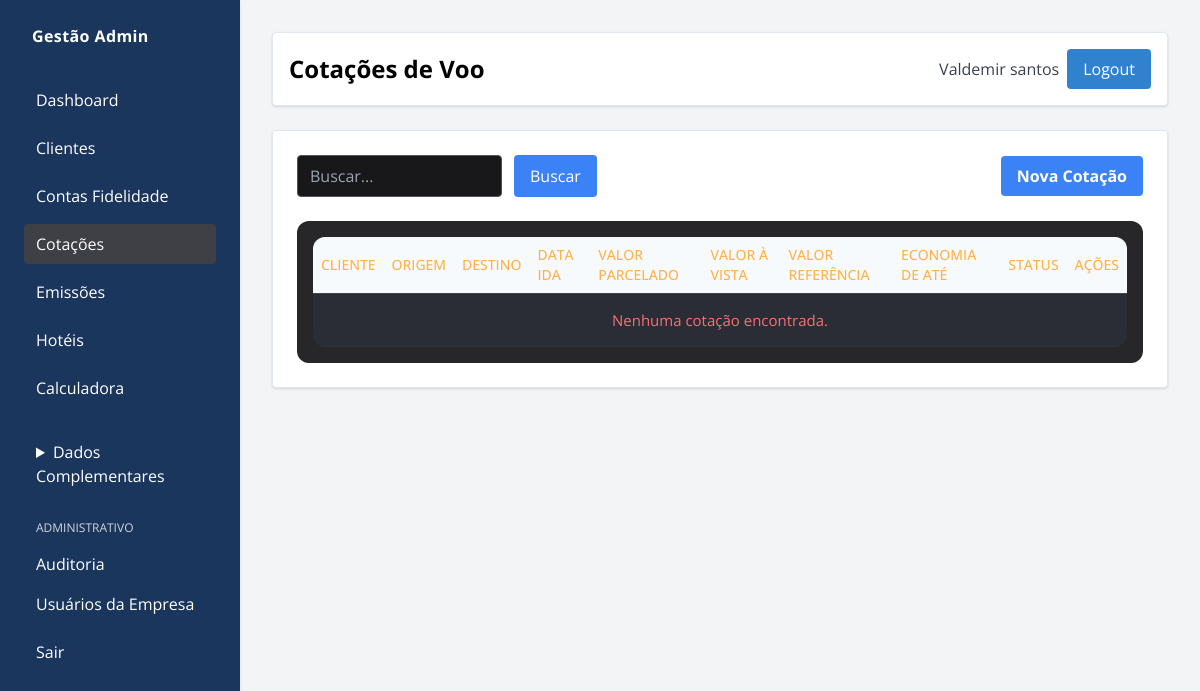
The app's page /adm/cotacoes-voo/ (signed in), older data.
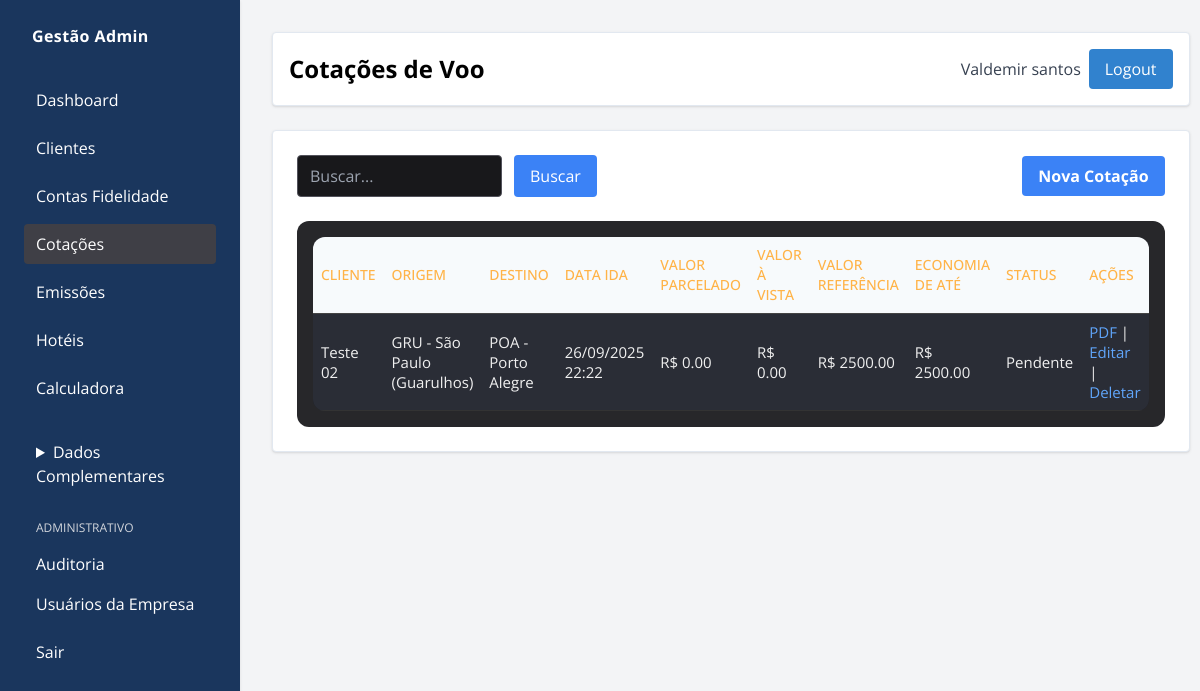
The same page, newer data.
### gestao/models/cotacao_voo.py (models this page shows, shortened)
class CotacaoVoo(models.Model):
    STATUS_CHOICES = (
        ("pendente", "Pendente"),
        ("aceita", "Aceita"),
        ("rejeitada", "Rejeitada"),
        ("emissao", "Emissão"),
    )
    cliente = models.ForeignKey(Cliente, on_delete=models.CASCADE)
    companhia_aerea = models.CharField(max_length=100, blank=True)
    origem = models.ForeignKey(
        Aeroporto,
        related_name="cotacoes_origem",
        on_delete=models.SET_NULL,
        null=True,
        blank=True,
    )
    destino = models.ForeignKey(
        Aeroporto,
        related_name="cotacoes_destino",
        on_delete=models.SET_NULL,
        null=True,
        blank=True,
    )
    data_ida = models.DateTimeField()
    data_volta = models.DateTimeField(null=True, blank=True)
    programa = models.ForeignKey(
        ProgramaFidelidade, on_delete=models.SET_NULL, null=True, blank=True
    )
    qtd_passageiros = models.PositiveIntegerField(default=1)
    classe = models.CharField(max_length=50, blank=True)
    observacoes = models.TextField(blank=True)
    valor_passagem = models.DecimalField(max_digits=10, decimal_places=2)
    taxas = models.DecimalField(max_digits=10, decimal_places=2, default=0)
    milhas = models.IntegerField(default=0)
    valor_milheiro = models.DecimalField(max_digits=10, decimal_places=2, default=0)
    parcelas = models.IntegerField(default=1)
    juros = models.DecimalField(max_digits=5, decimal_places=2, default=1.00)
    desconto = models.DecimalField(max_digits=5, decimal_places=2, default=1.00)
    valor_parcelado = models.DecimalField(max_digits=10, decimal_places=2, default=0)
    valor_vista = models.DecimalField(max_digits=10, decimal_places=2, default=0)
    validade = models.DateField(null=True, blank=True)
    status = models.CharField(max_length=20, choices=STATUS_CHOICES, default="pendente")
    economia = models.DecimalField(max_digits=10, decimal_places=2, default=0)
    emissao = models.OneToOneField(
        "EmissaoPassagem", on_delete=models.SET_NULL, null=True, blank=True
    )
    criado_em = models.DateTimeField(auto_now_add=True)

### gestao/models/cliente.py (models this page shows, shortened)
class Cliente(models.Model):
    usuario = models.OneToOneField(
        User, on_delete=models.CASCADE, related_name="cliente_gestao"
    )
    telefone = models.CharField(max_length=20, blank=True)
    data_nascimento = models.DateField(null=True, blank=True)
    cpf = models.CharField(max_length=14, default="000.000.000-00")
    PERFIS = (
        ("admin", "Administrador"),
        ("operador", "Operador"),
        ("cliente", "Cliente"),
    )
    perfil = models.CharField(max_length=10, choices=PERFIS, default="cliente")
    observacoes = models.TextField(blank=True)
    ativo = models.BooleanField(default=True)
    criado_por = models.ForeignKey(
        User, on_delete=models.CASCADE, related_name="usuarios_criados",
        null=True, blank=True
    )

### gestao/models/aeroporto.py (models this page shows)
class Aeroporto(models.Model):
    nome = models.CharField(max_length=200)
    sigla = models.CharField(max_length=10)
    cidade = models.CharField(max_length=200)
    estado = models.CharField(max_length=100)
    class Meta:
        ordering = ["sigla"]
    def __str__(self):
        return f"{self.sigla} - {self.nome}"

### gestao/views/cotacoes.py (the view, shortened to what this page needs)
@login_required
def admin_cotacoes_voo(request):
    if permission_denied := require_admin_or_operator(request):
        return permission_denied
    busca = request.GET.get("busca", "")
    cotacoes = CotacaoVoo.objects.all().select_related(
        "cliente__usuario", "origem", "destino"
    )
    return render(
        request,
        "admin_custom/cotacoes_voo.html",
        {"cotacoes": cotacoes, "busca": busca},
    )

### gestao/views/permissions.py (called while the page is built)
def require_admin_or_operator(request):
    if request.user.is_superuser:
        return None
    perfil = getattr(getattr(request.user, "cliente_gestao", None), "perfil", "")
    if perfil not in ["admin", "operador"]:
        return render(request, "sem_permissao.html")
    return None

### gestao/templates/admin_custom/cotacoes_voo.html (shortened to what this page needs)
{% extends "admin_custom/base_admin.html" %}
{% block header_title %}Cotações de Voo{% endblock %}
{% block menu_cotacoes_voo %}bg-zinc-700 text-white{% endblock %}
{% block content %}
<div class="flex justify-between items-center mb-6 flex-wrap gap-4">
    <form method="get" class="flex gap-3">
        <input type="text" name="busca" value="{{ busca }}" placeholder="Buscar..." class="bg-zinc-900 border border-zinc-600 rounded px-3 py-2" />
        <button type="submit" class="bg-blue-500 hover:bg-blue-600 text-white px-4 py-2 rounded">Buscar</button>
    </form>
    <a href="{% url 'admin_nova_cotacao_voo' %}" class="bg-blue-500 hover:bg-blue-600 text-white px-4 py-2 rounded font-bold">Nova Cotação</a>
</div>
<div class="bg-zinc-800 rounded-xl p-4 overflow-x-auto">
    <table class="min-w-full text-sm">
        <thead class="bg-zinc-700 text-zinc-200">
            <tr>
                <th class="p-2 text-left font-medium">Cliente</th>
                <th class="p-2 text-left font-medium">Origem</th>
                <th class="p-2 text-left font-medium">Destino</th>
                <th class="p-2 text-left font-medium">Data Ida</th>
                <th class="p-2 text-left font-medium">Valor Parcelado</th>
                <th class="p-2 text-left font-medium">Valor à Vista</th>
                <th class="p-2 text-left font-medium">Valor Referência</th>
                <th class="p-2 text-left font-medium">Economia de até</th>
                <th class="p-2 text-left font-medium">Status</th>
                <th class="p-2 text-left font-medium">Ações</th>
            </tr>
        </thead>
        <tbody>
            {% for c in cotacoes %}
            <tr class="border-b border-zinc-700">
                <td class="p-2">{{ c.cliente.usuario.get_full_name|default:c.cliente.usuario.username }}</td>
                <td class="p-2">{{ c.origem }}</td>
                <td class="p-2">{{ c.destino }}</td>
                <td class="p-2">{{ c.data_ida|date:"d/m/Y H:i" }}</td>
                <td class="p-2">R$ {{ c.valor_parcelado|floatformat:2 }}</td>
                <td class="p-2">R$ {{ c.valor_vista|floatformat:2 }}</td>
                <td class="p-2">R$ {{ c.valor_passagem|floatformat:2 }}</td>
                <td class="p-2">R$ {{ c.economia|floatformat:2 }}</td>
                <td class="p-2">{{ c.get_status_display }}</td>
                <td class="p-2">
                    <a href="{% url 'admin_cotacao_voo_pdf' c.id %}" class="text-blue-400">PDF</a> |
                    <a href="{% url 'admin_editar_cotacao_voo' c.id %}" class="text-blue-400">Editar</a> |
                    <a href="{% url 'admin_deletar_cotacao_voo' c.id %}" class="text-blue-400">Deletar</a>
                </td>
            </tr>
            {% empty %}
            <tr><td colspan="10" class="text-center text-red-400 py-4">Nenhuma cotação encontrada.</td></tr>
            {% endfor %}
        </tbody>
    </table>
</div>
{% endblock %}

### gestao/templates/admin_custom/base_admin.html (shortened to what this page needs)
{% load static %}
<!DOCTYPE html>
<html lang="pt-br">
<head>
    <script src="https://cdn.tailwindcss.com"></script>
    <link rel="stylesheet" href="{% static 'gestao/admin_custom.css' %}">
    <link rel="stylesheet" href="{% static 'gestao/css/tables.css' %}">
</head>
<body class="bg-gray-100 text-black flex" style="font-family: 'Open Sans', sans-serif;">
    <aside class="bg-[#1a365d] w-60 min-h-screen p-6 fixed shadow text-white">
        <div class="font-bold tracking-wide mb-8 pl-2">
            Gestão Admin
        </div>
        <nav class="flex flex-col space-y-2">
            {% if not request.user.is_superuser %}
                <a class="block px-3 py-2 rounded hover:bg-[#2c5282] {% block menu_dashboard %}{% endblock %}" href="{% url 'admin_dashboard' %}">Dashboard</a>
                <a class="block px-3 py-2 rounded hover:bg-[#2c5282] {% block menu_clientes %}{% endblock %}" href="{% url 'admin_clientes' %}">Clientes</a>
                <a class="block px-3 py-2 rounded hover:bg-[#2c5282] {% block menu_contas %}{% endblock %}" href="{% url 'admin_contas' %}">Contas Fidelidade</a>
                <a class="block px-3 py-2 rounded hover:bg-[#2c5282] {% block menu_cotacoes_voo %}{% endblock %}" href="{% url 'admin_cotacoes_voo' %}">Cotações</a>
                <a class="block px-3 py-2 rounded hover:bg-[#2c5282] {% block menu_emissoes %}{% endblock %}" href="{% url 'admin_emissoes' %}">Emissões</a>
                <a class="block px-3 py-2 rounded hover:bg-[#2c5282] {% block menu_hoteis %}{% endblock %}" href="{% url 'admin_hoteis' %}">Hotéis</a>
                <a class="block px-3 py-2 rounded hover:bg-[#2c5282] {% block menu_calculadora %}{% endblock %}" href="{% url 'admin_calculadora_cotacao' %}">Calculadora</a>
                <details class="pt-4 group" {% block dados_complementares_open %}{% endblock %}>
                    <summary class="px-3 py-2 rounded cursor-pointer hover:bg-[#2c5282] focus:outline-none">Dados Complementares</summary>
                </details>
            {% endif %}
            <div class="pt-4">
                <p class="px-3 text-gray-300 uppercase text-xs mb-2">Administrativo</p>
                <a class="block px-3 py-2 rounded hover:bg-[#2c5282] {% block menu_auditoria %}{% endblock %}" href="{% url 'admin_auditoria' %}">Auditoria</a>
                <a class="block px-3 py-2 rounded hover:bg-[#2c5282]" href="{% url 'user_list' %}">Usuários da Empresa</a>
            </div>
            <a class="block px-3 py-2 rounded hover:bg-[#2c5282]" href="{% url 'logout' %}">Sair</a>
        </nav>
    </aside>
    <main class="flex-1 ml-60 p-8">
        <header class="bg-white rounded p-4 mb-6 flex justify-between items-center shadow">
            <h1 class="text-2xl font-bold">{% block header_title %}Painel Administrativo{% endblock %}</h1>
            <div class="flex items-center space-x-2">
                <span class="text-gray-700">{{ request.user.get_full_name|default:request.user.username }}</span>
                <a href="{% url 'logout' %}" class="bg-[#3182ce] hover:bg-[#2c5282] text-white px-4 py-2 rounded">Logout</a>
            </div>
        </header>
        <section class="bg-white rounded shadow p-6">
            {% block content %}{% endblock %}
        </section>
    </main>
</body>
</html>

### gestao/static/admin_custom.css (style rules this page uses)
body { background-color: #f7fafc; color: #000000; font-family: 'Open Sans', sans-serif; }
main > header, main > section { background-color: #ffffff !important; border: 1px solid #e2e8f0 !important; }
table { width: 100%; border-collapse: collapse; background-color: #ffffff; }
th, td { padding: 10px; border-bottom: 1px solid #e2e8f0; }
th { background-color: #f7fafc; color: #000000; }
a { color: #3182ce; text-decoration: none; }
input, select, textarea { background-color: #ffffff; color: #000000; border: 1px solid #e2e8f0; border-radius: 0.375rem; padding: 0.5rem 0.75rem; }
button { background-color: #3182ce; color: #ffffff; border: none; padding: 0.5rem 1rem; border-radius: 0.375rem; font-weight: 500; cursor: pointer; }

### gestao/static/gestao/css/tables.css (style rules this page uses)
table { width: 100%; border-collapse: collapse; border-radius: 12px; overflow: hidden; background-color: #1f2128; color: #f0f0f0; }
table thead { background-color: #3a3e4c; }
table thead th { padding: 14px; text-align: left; font-size: 14px; text-transform: uppercase; color: #ffb347; border-bottom: 1px solid #444; }
table tbody tr { transition: background-color 0.2s ease; }
table tbody tr:nth-child(odd) { background-color: #2a2d36; }
table td { padding: 12px; border-bottom: 1px solid #333; font-size: 15px; }

Row changes from the older to the newer data that the page shows:
added CotacaoVoo: cliente.usuario.get_full_name "Teste 02", origem "GRU - São Paulo (Guarulhos)", destino "POA - Porto Alegre", data_ida "26/09/2025 22:22", valor_parcelado "0.00", valor_vista "0.00", valor_passagem "2500.00", economia "2500.00", status "Pendente"
Text that changed along with them:
text no longer shown: "Nenhuma cotação encontrada."
